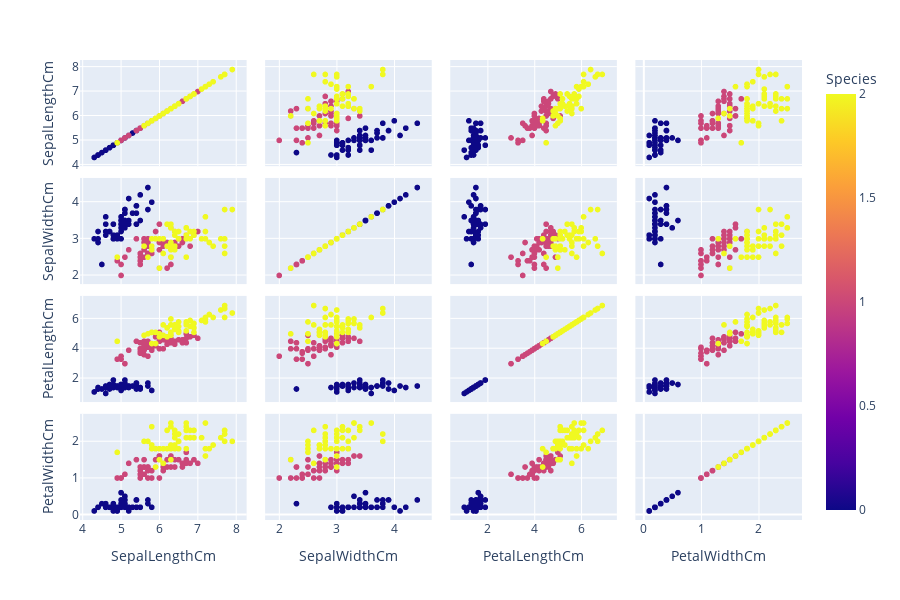

Notebook source saved alongside this figure:
### Code cell
##alternate scatter matrix using plotly
##scatter matrix using plotly
fig = px.scatter_matrix(Iris,
    dimensions=["SepalLengthCm","SepalWidthCm", "PetalLengthCm","PetalWidthCm"],
    color="Species")
fig.show()
##we could find the relation between different features with target variable.
##Three species are represented using three different colors
## there is high correlation between SepalLength and PetalWidth
## there is high correlation between petallength and PetalWidth
##iris-versicolor is represented in blue , iris-setosa is represented in pink and iris-virginica in yellow
##petallength and petalwidth plays significant role in predicting the species of the flower to which it belongs to

### Figure 1 — Plotly figure (JSON) as saved in the notebook; plotly's stock layout.template omitted (floating-point values rounded to 4 significant figures; data arrays with more than 128 entries replaced by an {"elided": "..."} marker saying what was removed)
{"data": [{"dimensions": [{"axis": {"matches": true}, "label": "SepalLengthCm", "values": {"elided": "152 float values"}}, {"axis": {"matches": true}, "label": "SepalWidthCm", "values": {"elided": "152 float values"}}, {"axis": {"matches": true}, "label": "PetalLengthCm", "values": {"elided": "152 float values"}}, {"axis": {"matches": true}, "label": "PetalWidthCm", "values": {"elided": "152 float values"}}], "hoverlabel": {"namelength": 0}, "hovertemplate": "%{xaxis.title.text}=%{x}<br>%{yaxis.title.text}=%{y}<br>Species=%{marker.color}", "legendgroup": "", "marker": {"color": {"elided": "152 int values"}, "coloraxis": "coloraxis", "symbol": "circle"}, "name": "", "showlegend": false, "type": "splom"}], "layout": {"coloraxis": {"colorbar": {"title": {"text": "Species"}}, "colorscale": [[0, "#0d0887"], [0.1111, "#46039f"], [0.2222, "#7201a8"], [0.3333, "#9c179e"], [0.4444, "#bd3786"], [0.5556, "#d8576b"], [0.6667, "#ed7953"], [0.7778, "#fb9f3a"], [0.8889, "#fdca26"], [1, "#f0f921"]]}, "dragmode": "select", "height": 600, "legend": {"tracegroupgap": 0}, "margin": {"t": 60}}}
